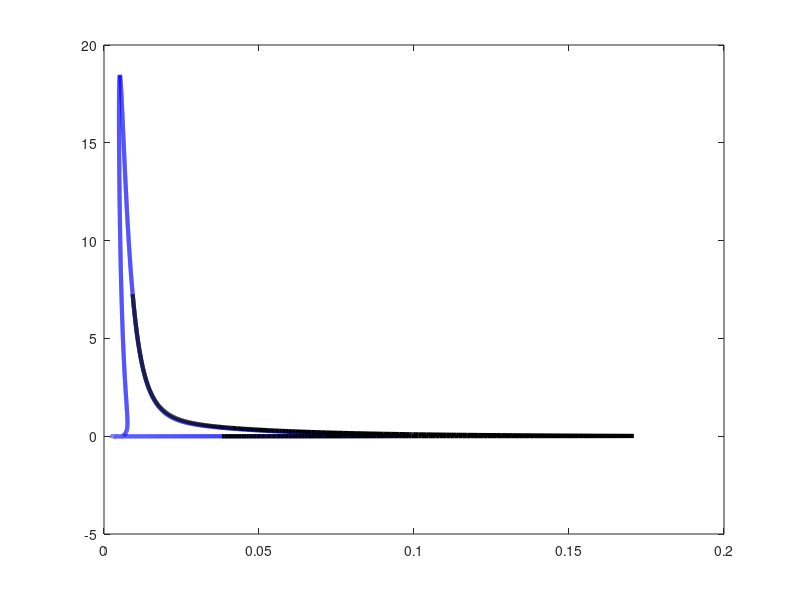

Reproduce this figure in MATLAB. (Note: this script raises an error after producing the figure.)
clear
close all
clc

%% LOAD FILES

load('ki1p2y1bfdiag.dat')
load('ki1p2y1bfset.dat')
load('ki1p2y2bfdiag.dat')
load('ki1p2y2bfset.dat')
load('ki1p2y2bfset2.dat')
load('p2y2bfdiagfinal.dat')


% P2Y1
PKC_1 = [0 0.05 0.1 0.15 0.2 0.25];
%          0.25 0.3 0.35 0.4 0.45 0.5 0.55 0.6 0.65 0.7...
%          0.75 0.8 0.85 0.9 0.95 1];
PLC_1 = [0.026 0.046 0.055 0.06 0.063 0.061];
%          0.064 0.062 0.057 0.052 0.047 0.043...
%          0.04 0.038 0.036 0.034 0.033 0.031 0.03 0.03 0.029 0.029];
PKC_1f = [0 0.05 0.1 0.11 0.115 0.07 0.06 0.04...
          0.03 0.02 0.01 0];
PLC_1f = [0.033 0.058 0.081 0.086 0.089 0.116 0.125...
          0.137 0.145 0.152 0.151 0.088];

% P2Y2
PKC_2 = [0 0.05 0.1 0.15 0.2 0.25 0.3 0.35 0.4 0.45 0.5 0.55];
PLC_2 = [0.022 0.015 0.01 0.0095 0.0087 0.008 0.0072 0.0068 0.0066 0.0064...
         0.0063 0.0061];
PKC_2f = [0.0395 0.04 0.05 0.1 0.15 0.2 0.25 0.26 0.27 0.26 0.25 0.2 0.15...
          0.1 0.05 0.04 0.0395];
PLC_2f = [0.024 0.023 0.018 0.011 0.01 0.01 0.011 0.011 0.011 0.013 0.013...
          0.015 0.016 0.02 0.024 0.025 0.024];
      


%% PLOTS

% figure(1)
% plot(ki1p2y1bfdiag(1:52,1),ki1p2y1bfdiag(1:52,2),'k','LineWidth',3)
% hold on
% plot(ki1p2y1bfdiag(53:381,1),ki1p2y1bfdiag(53:381,2),'k--','LineWidth',3)
% hold on
% plot(ki1p2y1bfdiag(382:480,1),ki1p2y1bfdiag(382:480,2),'k','LineWidth',3)
% hold on
% plot(ki1p2y1bfdiag(481:598,1),ki1p2y1bfdiag(481:598,2),'b--','LineWidth',3)
% hold on
% plot(ki1p2y1bfdiag(481:598,1),ki1p2y1bfdiag(481:598,3),'b--','LineWidth',3)
% hold on
% plot(ki1p2y1bfdiag(599:699,1),ki1p2y1bfdiag(599:699,2),'g','LineWidth',3)
% hold on
% plot(ki1p2y1bfdiag(599:699,1),ki1p2y1bfdiag(599:699,3),'g','LineWidth',3)
% hold on
% plot(ki1p2y1bfdiag(700:end,1),ki1p2y1bfdiag(700:end,2),'b--','LineWidth',3)
% hold on
% plot(ki1p2y1bfdiag(700:end,1),ki1p2y1bfdiag(700:end,3),'b--','LineWidth',3)
% axis([0 0.12 0 0.7])
% xlabel('V_{PLC} (\muM/s)')
% ylabel('[Ca^{2+}]_i \muM')
% ax=gca;
% set(ax,'Linewidth',6)
% ax.FontSize=70;
% % ax.YAxis.Visible = 'off';
% box off
% hold off
% % set(gca,'ytick',[],'Ycolor','w','box','off')
% set(gcf,'position',[10,10,1750,1400]) %[xpos, ypos, Width, Height]
% % saveas(gcf,'figure10','epsc')

% figure(2)
% plot(ki1p2y2bfdiag(1:79,1),ki1p2y2bfdiag(1:79,2),'k','LineWidth',3)
% hold on
% plot(ki1p2y2bfdiag(80:371,1),ki1p2y2bfdiag(80:371,2),'k--','LineWidth',3)
% hold on
% plot(ki1p2y2bfdiag(372:434,1),ki1p2y2bfdiag(372:434,2),'k','LineWidth',3)
% hold on
% plot(ki1p2y2bfdiag(435:635,1),ki1p2y2bfdiag(435:635,2),'b--','LineWidth',3)
% hold on
% plot(ki1p2y2bfdiag(435:635,1),ki1p2y2bfdiag(435:635,3),'b--','LineWidth',3)
% hold on
% plot(ki1p2y2bfdiag(636:788,1),ki1p2y2bfdiag(636:788,2),'g','LineWidth',3)
% hold on
% plot(ki1p2y2bfdiag(636:788,1),ki1p2y2bfdiag(636:788,3),'g','LineWidth',3)
% hold on
% plot(ki1p2y2bfdiag(789:942,1),ki1p2y2bfdiag(789:942,2),'b--','LineWidth',3)
% hold on
% plot(ki1p2y2bfdiag(789:942,1),ki1p2y2bfdiag(789:942,3),'b--','LineWidth',3)
% axis([0 0.1 0 0.5])
% xlabel('V_{PLC} (\muM/s)')
% ylabel('[Ca^{2+}]_i \muM')
% ax=gca;
% set(ax,'Linewidth',6)
% ax.FontSize=70;
% % ax.YAxis.Visible = 'off';
% box off
% hold off
% % set(gca,'ytick',[],'Ycolor','w','box','off')
% set(gcf,'position',[10,10,1750,1400]) %[xpos, ypos, Width, Height]
% % saveas(gcf,'figure10','epsc')

figure(3)
plot(ki1p2y1bfset(1:39636,1),ki1p2y1bfset(1:39636,2),'b','LineWidth',3)
hold on
% plot(ki1p2y1bfset(39642:40426,1),ki1p2y1bfset(39642:40426,2),'g','LineWidth',3)
hold on
plot(ki1p2y1bfset(40432:40617,1),ki1p2y1bfset(40432:40617,2),'k','LineWidth',3)
hold on
plot(ki1p2y1bfset(40618:41670,1),ki1p2y1bfset(40618:41670,2),'b','LineWidth',3)
hold on
% plot(ki1p2y1bfset(41676:41763,1),ki1p2y1bfset(41676:41763,2),'g','LineWidth',3)
hold on
plot(ki1p2y1bfset(41769:end,1),ki1p2y1bfset(41769:end,2),'k','LineWidth',3)
hold on
plot(PLC_1,PKC_1,'Color',rgb('ForestGreen'),'LineWidth',3)
hold on
plot(PLC_1f,PKC_1f,'Color',rgb('DodgerBlue'),'LineWidth',3)
hold on
yline(0.1,'k--','LineWidth',3)
hold on
plot(0.04,0.1,'o','MarkerSize',20,...
    'MarkerEdgeColor',rgb('OrangeRed'),...
    'MarkerFaceColor',rgb('OrangeRed'))
hold on
plot(0.04,0,'o','MarkerSize',20,...
    'MarkerEdgeColor',rgb('DarkMagenta'),...
    'MarkerFaceColor',rgb('DarkMagenta'))
% grid minor
axis([0 0.2 0 1])
xlabel('V_{PLC} (\muM/s)')
ylabel('V_{PKC} (\muM/s)')
ax=gca;
set(ax,'Linewidth',6)
ax.FontSize=70;
% ax.YAxis.Visible = 'off';
box off

axes('Position',[.4 .4 .49 .51])
plot(ki1p2y1bfdiag(1:52,1),ki1p2y1bfdiag(1:52,2),'k','LineWidth',3)
hold on
plot(ki1p2y1bfdiag(53:381,1),ki1p2y1bfdiag(53:381,2),'k--','LineWidth',3)
hold on
plot(ki1p2y1bfdiag(382:480,1),ki1p2y1bfdiag(382:480,2),'k','LineWidth',3)
hold on
plot(ki1p2y1bfdiag(481:598,1),ki1p2y1bfdiag(481:598,2),'b--','LineWidth',3)
hold on
plot(ki1p2y1bfdiag(481:598,1),ki1p2y1bfdiag(481:598,3),'b--','LineWidth',3)
hold on
plot(ki1p2y1bfdiag(599:699,1),ki1p2y1bfdiag(599:699,2),'g','LineWidth',3)
hold on
plot(ki1p2y1bfdiag(599:699,1),ki1p2y1bfdiag(599:699,3),'g','LineWidth',3)
hold on
plot(ki1p2y1bfdiag(700:end,1),ki1p2y1bfdiag(700:end,2),'b--','LineWidth',3)
hold on
plot(ki1p2y1bfdiag(700:end,1),ki1p2y1bfdiag(700:end,3),'b--','LineWidth',3)
hold on
plot(0.006772,0.08718,'o','MarkerSize',15,...
    'MarkerEdgeColor','k','MarkerFaceColor',[0 0 0]+0.9)
hold on
plot(0.08303,0.14327,'o','MarkerSize',15,...
    'MarkerEdgeColor','k','MarkerFaceColor',[0 0 0]+0.9)
hold on
plot(0.09945,0.26926,'o','MarkerSize',15,...
    'MarkerEdgeColor','k','MarkerFaceColor',[0 0 0]+0.9)
hold on
text(0.0089,0.088,'HB','FontSize',30)
hold on
text(0.075,0.162,'HB','FontSize',30)
hold on
text(0.101,0.26926,'SNPO','FontSize',30)
axis([0 0.11 0 0.65])
xlabel('V_{PLC} (\muM/s)')
ylabel('[Ca^{2+}]_i \muM')
ax=gca;
set(ax,'Linewidth',5)
ax.FontSize=40;
% ax.YAxis.Visible = 'off';
box off
hold off
% set(gca,'ytick',[],'Ycolor','w','box','off')
set(gcf,'position',[10,10,1750,1400]) %[xpos, ypos, Width, Height]
saveas(gcf,'P2Y1_bf','epsc')

% figure(4)
% plot(ki1p2y2bfset(1:587,1),ki1p2y2bfset(1:587,2),'b','LineWidth',3)
% hold on
% plot(ki1p2y2bfset(588:4951,1),ki1p2y2bfset(588:4951,2),'b','LineWidth',3)
% hold on
% plot(ki1p2y2bfset(4957:5227,1),ki1p2y2bfset(4957:5227,2),'k','LineWidth',3)
% hold on
% plot(ki1p2y2bfset(5233:5590,1),ki1p2y2bfset(5233:5590,2),'g','LineWidth',3)
% hold on
% plot(ki1p2y2bfset(5591:9046,1),ki1p2y2bfset(5591:9046,2),'b','LineWidth',3)
% hold on
% plot(ki1p2y2bfset(9047:9635,1),ki1p2y2bfset(9047:9635,2),'b','LineWidth',3)
% hold on
% plot(ki1p2y2bfset(9641:10510,1),ki1p2y2bfset(9641:10510,2),'k','LineWidth',3)
% hold on
% plot(ki1p2y2bfset(10516:end,1),ki1p2y2bfset(10516:end,2),'g','LineWidth',3)
% grid minor
% axis([0 0.4 0 1])
% xlabel('V_{PLC} (\muM/s)')
% ylabel('V_{PKC} (\muM/s)')
% ax=gca;
% set(ax,'Linewidth',6)
% ax.FontSize=70;
% % set(gca, 'XScale', 'log')
% % set(gca, 'YScale', 'log')
% % ax.YAxis.Visible = 'off';
% box off
% hold off
% % set(gca,'ytick',[],'Ycolor','w','box','off')
% set(gcf,'position',[10,10,1750,1400]) %[xpos, ypos, Width, Height]
% % saveas(gcf,'figure2','epsc')

% figure(5)
% plot(ki1p2y2bfset2(1:463,1),ki1p2y2bfset2(1:463,2),'b','LineWidth',3)
% hold on
% plot(ki1p2y2bfset2(464:7492,1),ki1p2y2bfset2(464:7492,2),'b','LineWidth',3)
% hold on
% % plot(ki1p2y2bfset2(7498:7718,1),ki1p2y2bfset2(7498:7718,2),'k','LineWidth',3)
% hold on
% % plot(ki1p2y2bfset2(7724:8052,1),ki1p2y2bfset2(7724:8052,2),'g','LineWidth',3)
% hold on
% plot(ki1p2y2bfset2(8503:11069,1),ki1p2y2bfset2(8503:11069,2),'b','LineWidth',3)
% hold on
% plot(ki1p2y2bfset2(11070:11481,1),ki1p2y2bfset2(11070:11481,2),'b','LineWidth',3)
% hold on
% % plot(ki1p2y2bfset2(11487:12104,1),ki1p2y2bfset2(11487:12104,2),'k','LineWidth',3)
% hold on
% % plot(ki1p2y2bfset2(12110:end,1),ki1p2y2bfset2(12110:end,2),'g','LineWidth',3)
% hold on
% yline(0.1,'k--','LineWidth',3)
% hold on
% plot(0.015,0.1,'o','MarkerSize',20,...
%     'MarkerEdgeColor',rgb('OrangeRed'),...
%     'MarkerFaceColor',rgb('OrangeRed'))
% hold on
% plot(0.015,0,'o','MarkerSize',20,...
%     'MarkerEdgeColor',rgb('DarkMagenta'),...
%     'MarkerFaceColor',rgb('DarkMagenta'))
% plot(PLC_2,PKC_2,'Color',rgb('ForestGreen'),'LineWidth',3)
% plot(PLC_2f,PKC_2f,'Color',rgb('DodgerBlue'),'LineWidth',3)
% % grid minor
% axis([0 0.12 0 0.8])
% xlabel('V_{PLC} (\muM/s)')
% ylabel('V_{PKC} (\muM/s)')
% ax=gca;
% set(ax,'Linewidth',6)
% ax.FontSize=70;
% % set(gca, 'XScale', 'log')
% % set(gca, 'YScale', 'log')
% % ax.YAxis.Visible = 'off';
% box off
% hold off
% % set(gca,'ytick',[],'Ycolor','w','box','off')
% set(gcf,'position',[10,10,1750,1400]) %[xpos, ypos, Width, Height]
% 
% axes('Position',[.4 .42 .48 .49])
% plot(p2y2bfdiagfinal(1:77,1),p2y2bfdiagfinal(1:77,2),'k','LineWidth',3)
% hold on
% plot(p2y2bfdiagfinal(78:369,1),p2y2bfdiagfinal(78:369,2),'k--','LineWidth',3)
% hold on
% plot(p2y2bfdiagfinal(370:440,1),p2y2bfdiagfinal(370:440,2),'k','LineWidth',3)
% hold on
% plot(p2y2bfdiagfinal(441:637,1),p2y2bfdiagfinal(441:637,2),'b--','LineWidth',3)
% hold on
% plot(p2y2bfdiagfinal(441:637,1),p2y2bfdiagfinal(441:637,3),'b--','LineWidth',3)
% hold on
% plot(p2y2bfdiagfinal(638:783,1),p2y2bfdiagfinal(638:783,2),'g','LineWidth',3)
% hold on
% plot(p2y2bfdiagfinal(638:783,1),p2y2bfdiagfinal(638:783,3),'g','LineWidth',3)
% hold on
% plot(p2y2bfdiagfinal(784:end,1),p2y2bfdiagfinal(784:end,2),'b--','LineWidth',3)
% hold on
% plot(p2y2bfdiagfinal(784:end,1),p2y2bfdiagfinal(784:end,3),'b--','LineWidth',3)
% hold on
% plot(0.007453,0.089096,'o','MarkerSize',15,...
%     'MarkerEdgeColor','k','MarkerFaceColor',[0 0 0]+0.9)
% hold on
% plot(0.04946,0.14324,'o','MarkerSize',15,...
%     'MarkerEdgeColor','k','MarkerFaceColor',[0 0 0]+0.9)
% hold on
% text(0.0085,0.09,'HB','FontSize',30)
% hold on
% text(0.045,0.157,'HB','FontSize',30)
% axis([0 0.07 0 0.45])
% xlabel('V_{PLC} (\muM/s)')
% ylabel('[Ca^{2+}]_i \muM')
% ax=gca;
% set(ax,'Linewidth',5)
% ax.FontSize=40;
% % ax.YAxis.Visible = 'off';
% box off
% hold off
% % saveas(gcf,'P2Y2_bf','epsc')

